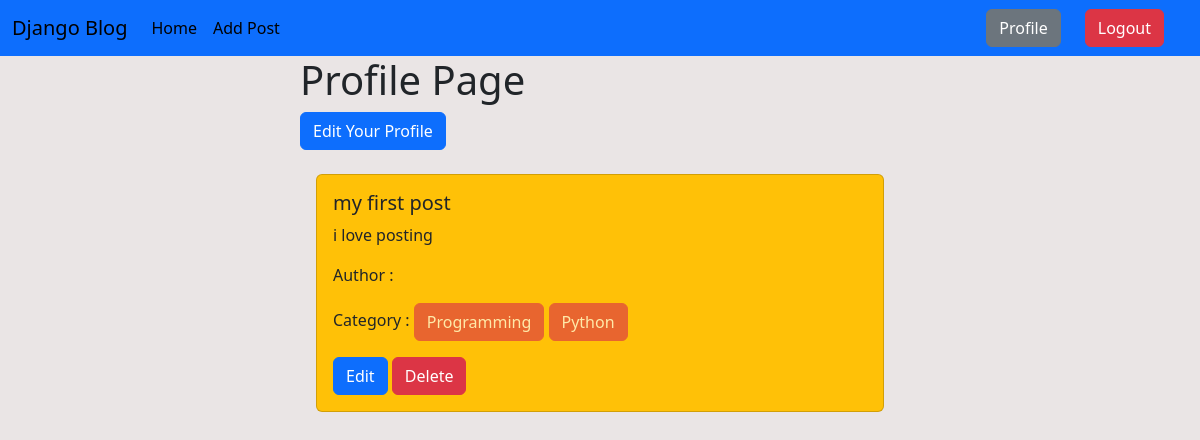
The app's page /author/profile/ (signed in) with its own data.
### post/models.py (models this page shows, shortened)
class Post(models.Model):
    title = models.CharField(max_length=100)
    content = models.TextField()
    category = models.ManyToManyField(Category)
    author = models.ForeignKey(User, on_delete=models.CASCADE) # we use ForeignKey for OnetoMany or ManytoOne relation

### categories/models.py (models this page shows, shortened)
class Category(models.Model):
    name = models.CharField(max_length=100)
    slug = models.SlugField(max_length=100,unique=True, null=True, blank=True)

### author/views.py (the view)
# urls.py: path('profile/', views.profile, name='profile'),
@login_required
def profile(request):
    data = Post.objects.filter(author=request.user)
    return render(request, 'profile.html', {'data':data})

### author/templates/profile.html (shortened to what this page needs)
{% extends 'base.html' %}
{% block content %}
{% load crispy_forms_tags %}
    <form method="post" style="width: 50%; margin: auto" novalidate>
      <h1>Profile Page</h1>
      <a class="btn btn-primary" href="{% url 'edit_profile' %}">Edit Your Profile</a>
    </form>
        <div class="d-flex flex-wrap justify-content-center p-3">
            {% for post in data %}
            <div class="col-sm-6 mb-3 mb-sm-0 p-2">
              <div class="card bg-warning">
                <div class="card-body">
                  <h5 class="card-title">{{post.title}}</h5>
                  <p class="card-text">{{post.content}}</p>
                  <p>Author : {{ post.author.first_name }} {{post.author.last_name}}</p>
                  <p>Category : {% for cat in post.category.all %} <a class="btn btn-danger disabled">{{cat.name}}</a>
                    {% endfor %}
                  </p>
                  <a href="{% url 'edit_post' post.id %}" class="btn btn-primary">Edit</a>
                  <a href="{% url 'delete_post' post.id %}" class="btn btn-danger">Delete</a>
                </div>
              </div>
            </div>
            {% endfor %}
          </div>
{% endblock %}

### records on screen
Post: title "my first post", content "i love posting"
Category: name "Programming"
Category: name "Python"
